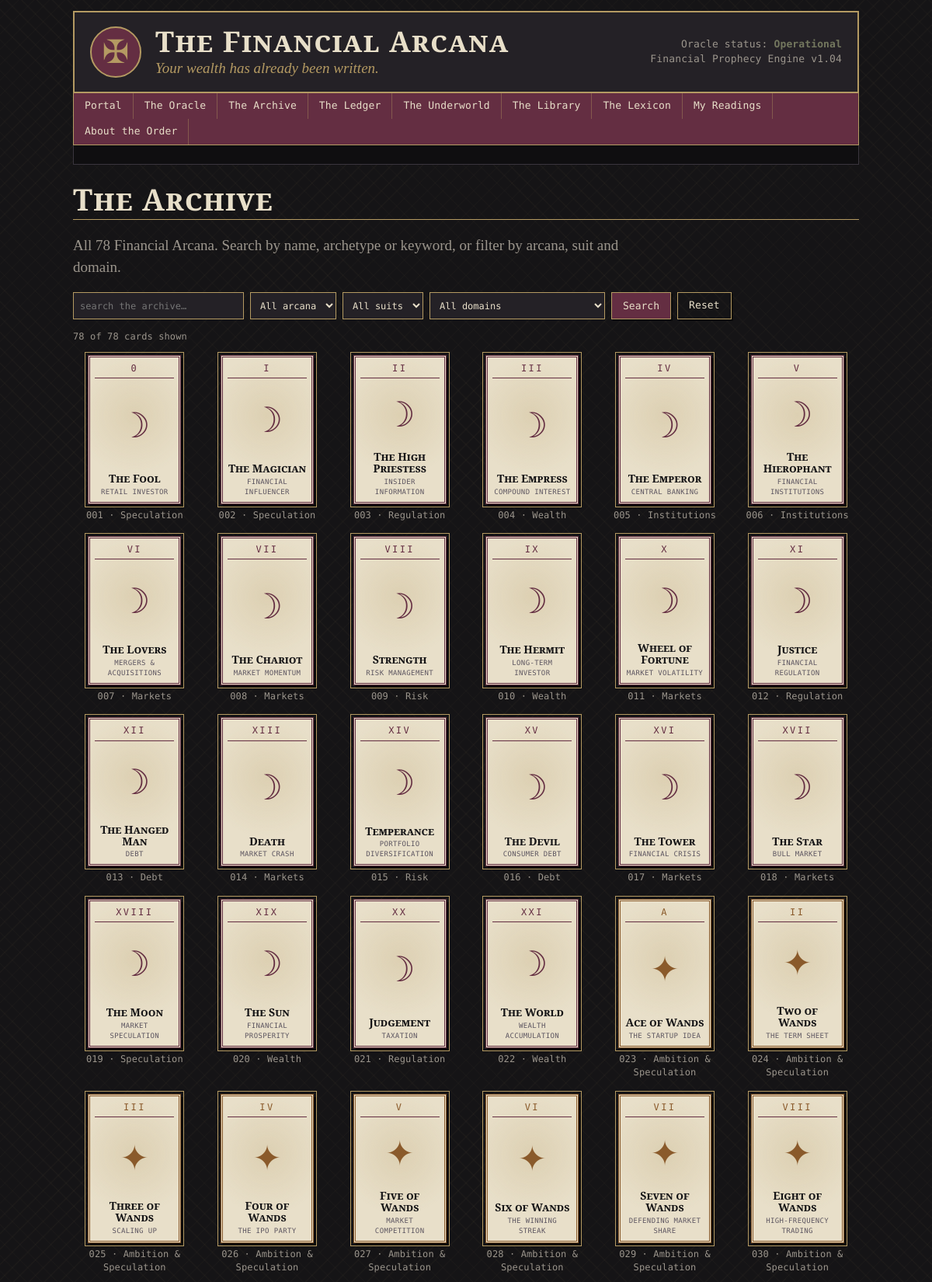
Page /archive (upper part) on the committed database.
### models.py (models this page shows, shortened)
class Card(db.Model):
    __tablename__ = "cards"
    card_id = db.Column(db.Integer, primary_key=True)
    name = db.Column(db.String(80), unique=True, nullable=False)
    arcana = db.Column(db.String(10), nullable=False)       # Major / Minor
    suit = db.Column(db.String(12))                          # NULL for Major
    number = db.Column(db.Integer, nullable=False)           # 0-21 major, 1-14 minor
    archetype = db.Column(db.String(120), nullable=False)
    traditional_meaning = db.Column(db.Text)
    upright_meaning = db.Column(db.Text)
    reversed_meaning = db.Column(db.Text)
    keywords = db.Column(db.Text)
    financial_domain = db.Column(db.String(60))
    image_path = db.Column(db.String(200))
    traditional_reversed = db.Column(db.Text)
    questions = db.Column(db.Text)                    # "questions to ask", one per line
    tarot_archetype = db.Column(db.String(120))
    symbolic_family = db.Column(db.String(80))
    symbolic_themes = db.Column(db.String(200))
    interpretations = db.relationship("Interpretation", back_populates="card",
                                      cascade="all, delete-orphan")
    metric_links = db.relationship("CardMetric", back_populates="card",
                                   cascade="all, delete-orphan")
    @property
    def code(self):
        return f"{self.card_id:03d}"
    @property
    def numeral(self):
        if self.arcana == "Major":
            return ROMAN[self.number]
        return RANK_LABELS.get(self.number, ROMAN[self.number])
    @property
    def symbol(self):
        return "☽" if self.arcana == "Major" else SUIT_SYMBOLS.get(self.suit, "✠")

### app.py (the view)
@app.route("/archive")
def archive():
    q = Card.query
    text = request.args.get("q", "").strip()
    arcana = request.args.get("arcana", "")
    suit = request.args.get("suit", "")
    domain = request.args.get("domain", "")
    if arcana in ("Major", "Minor"):
        q = q.filter(Card.arcana == arcana)
    if suit in SUITS:
        q = q.filter(Card.suit == suit)
    if domain:
        q = q.filter(Card.financial_domain == domain)
    if text:
        like = f"%{text}%"
        q = q.filter(db.or_(Card.name.ilike(like), Card.archetype.ilike(like),
                            Card.keywords.ilike(like)))
    cards = q.order_by(Card.card_id).all()
    domains = [d for (d,) in db.session.query(Card.financial_domain).distinct()
               .order_by(Card.financial_domain)]
    return render_template("archive.html", cards=cards, domains=domains, suits=SUITS,
                           f=dict(q=text, arcana=arcana, suit=suit, domain=domain))

### app.py (called while the page is built)
@app.before_request
def ensure_session():
    if "sid" not in session:
        session["sid"] = uuid.uuid4().hex
        session.permanent = True

@app.context_processor
def inject_globals():
    try:
        visitors = 481 + Reading.query.count()
    except Exception:
        visitors = 481
    return dict(visitor_count=f"{visitors:07,}", this_year=date.today().year)

### templates/archive.html (shortened to what this page needs)
{% extends "base.html" %}
{% from "_macros.html" import card_face %}
{% block content %}
<h2 class="page-title">The Archive</h2>
<p class="intro">All 78 Financial Arcana. Search by name, archetype or keyword, or filter by arcana, suit and domain.</p>
<form class="filters mono" method="get" action="{{ url_for('archive') }}" id="filter-form">
  <input type="search" name="q" value="{{ f.q }}" placeholder="search the archive…">
  <select name="arcana">
    <option value="">All arcana</option>
  </select>
  <select name="suit">
    <option value="">All suits</option>
  </select>
  <select name="domain">
    <option value="">All domains</option>
  </select>
  <button class="btn" type="submit">Search</button>
  <a class="btn ghost" href="{{ url_for('archive') }}">Reset</a>
</form>
<p class="mono dim small">{{ cards|length }} of 78 cards shown</p>
<div class="card-grid">
  {% for c in cards %}
  <a class="grid-card" href="{{ url_for('card_detail', card_id=c.card_id) }}">
    {{ card_face(c, small=True) }}
    <span class="mono dim small">{{ c.code }} · {{ c.financial_domain }}</span>
  </a>
  {% else %}
  <p>The archive has no record matching that query.</p>
  {% endfor %}
</div>
{% endblock %}

### templates/_macros.html (shortened to what this page needs)
{% macro card_face(card, orientation=None, small=False) %}
<div class="tarot {{ 'suit-' ~ (card.suit|lower if card.suit else 'major') }}{{ ' small' if small }}{{ ' is-reversed' if orientation == 'reversed' }}">
  <div class="tarot-top">{{ card.numeral }}</div>
  <div class="tarot-art">
    {% if card.image_path %}<img src="{{ url_for('static', filename=card.image_path) }}" alt="{{ card.name }}">
    {% else %}<span class="glyph">{{ card.symbol }}</span>{% endif %}
  </div>
  <div class="tarot-name">{{ card.name }}</div>
  <div class="tarot-sub">{{ card.archetype }}</div>
</div>
{% endmacro %}

### static/css/style.css (style rules this page uses)
:root { --black: #151416; --charcoal: #242126; --burgundy: #642E42; --gold: #B49A62; --cream: #E8DFC9; --olive: #73775E; --blue: #697C8C; --gray: #9B958C; --serif: "Cormorant Garamond", "EB Garamond", Georgia, serif; --mono: "DM Mono", "Courier New", monospace; }
* { box-sizing: border-box; }
html { background: var(--black); }
body { margin: 0; color: var(--cream); font-family: var(--serif); font-size: 19px; line-height: 1.45; background: repeating-linear-gradient(45deg, rgba(180,154,98,.045) 0 1px, transparent 1px 14px), repeating-linear-gradient(-45deg, rgba(180,154,98,.045) 0 1px, transparent 1px 14px), var(--black); }
a { color: var(--gold); text-decoration: underline; }
h1, h2, h3 { font-weight: 600; line-height: 1.15; }
.mono { font-family: var(--mono); font-size: 13px; letter-spacing: .01em; }
.dim { color: var(--gray); }
.small { font-size: 14px; }
.mono.small { font-size: 12px; }
.page-title { font-size: 2.4rem; margin: 0 0 .2em; font-variant: small-caps; letter-spacing: .03em; border-bottom: 1px solid var(--gold); padding-bottom: .1em; }
.intro { max-width: 720px; color: var(--gray); }
.btn { display: inline-block; font-family: var(--mono); font-size: 13px; cursor: pointer; text-decoration: none; background: var(--burgundy); color: var(--cream); border: 1px solid var(--gold); padding: 7px 14px; border-radius: 0; box-shadow: 2px 2px 0 rgba(0,0,0,.5); }
.btn.ghost { background: transparent; }
.tarot { width: 150px; aspect-ratio: 5 / 8; padding: 8px 8px 10px; text-align: center; display: flex; flex-direction: column; background: var(--cream); color: var(--black); border: 3px double var(--burgundy); outline: 1px solid var(--gold); outline-offset: 3px; box-shadow: 3px 4px 0 rgba(0,0,0,.55); background-image: radial-gradient(circle at 50% 40%, rgba(180,154,98,.22), transparent 62%); }
.tarot.small { width: 120px; padding: 6px; }
.tarot-top { font-family: var(--mono); font-size: 12px; letter-spacing: .2em; color: var(--burgundy); border-bottom: 1px solid var(--burgundy); padding-bottom: 3px; }
.tarot-art { flex: 1; display: grid; place-items: center; overflow: hidden; }
.tarot .glyph { font-size: 3.6rem; color: var(--burgundy); line-height: 1; }
.tarot.small .glyph { font-size: 2.8rem; }
.tarot-name { font-weight: 700; font-size: 1.02rem; line-height: 1.05; font-variant: small-caps; }
.tarot.small .tarot-name { font-size: .88rem; }
.tarot-sub { font-family: var(--mono); font-size: 9px; color: #5c5560; margin-top: 3px; text-transform: uppercase; letter-spacing: .04em; }
.tarot.suit-wands { border-color: #8a5a2b; }
.tarot.suit-wands .glyph, .tarot.suit-wands .tarot-top { color: #8a5a2b; }
.filters { display: flex; flex-wrap: wrap; gap: 8px; margin: 14px 0; }
.filters input, .filters select { background: var(--charcoal); color: var(--cream); border: 1px solid var(--gold); padding: 6px 8px; font-family: var(--mono); font-size: 12px; border-radius: 0; }
.filters input { min-width: 220px; }
.card-grid { display: grid; grid-template-columns: repeat(auto-fill, minmax(140px, 1fr)); gap: 18px 12px; margin: 14px 0; justify-items: center; }
.grid-card { text-decoration: none; display: flex; flex-direction: column; align-items: center; gap: 6px; text-align: center; }
.tarot { transition: transform .12s; }

### rows in the picture
Card: numeral "0", symbol "☽", name "The Fool", archetype "RETAIL INVESTOR", code "001", financial_domain "Speculation"
Card: numeral "I", symbol "☽", name "The Magician", archetype "FINANCIAL INFLUENCER", code "002", financial_domain "Speculation"
Card: numeral "II", symbol "☽", name "The High Priestess", archetype "INSIDER INFORMATION", code "003", financial_domain "Regulation"
Card: numeral "III", symbol "☽", name "The Empress", archetype "COMPOUND INTEREST", code "004", financial_domain "Wealth"
Card: numeral "IV", symbol "☽", name "The Emperor", archetype "CENTRAL BANKING", code "005", financial_domain "Institutions"
Card: numeral "V", symbol "☽", name "The Hierophant", archetype "FINANCIAL INSTITUTIONS", code "006", financial_domain "Institutions"
Card: numeral "VI", symbol "☽", name "The Lovers", archetype "MERGERS & ACQUISITIONS", code "007", financial_domain "Markets"
Card: numeral "VII", symbol "☽", name "The Chariot", archetype "MARKET MOMENTUM", code "008", financial_domain "Markets"
Card: numeral "VIII", symbol "☽", name "Strength", archetype "RISK MANAGEMENT", code "009", financial_domain "Risk"
Card: numeral "IX", symbol "☽", name "The Hermit", archetype "LONG-TERM INVESTOR", code "010", financial_domain "Wealth"
Card: numeral "X", symbol "☽", name "Wheel of Fortune", archetype "MARKET VOLATILITY", code "011", financial_domain "Markets"
Card: numeral "XI", symbol "☽", name "Justice", archetype "FINANCIAL REGULATION", code "012", financial_domain "Regulation"
Card: numeral "XII", symbol "☽", name "The Hanged Man", archetype "DEBT", code "013", financial_domain "Debt"
Card: numeral "XIII", symbol "☽", name "Death", archetype "MARKET CRASH", code "014", financial_domain "Markets"
Card: numeral "XIV", symbol "☽", name "Temperance", archetype "PORTFOLIO DIVERSIFICATION", code "015", financial_domain "Risk"
Card: numeral "XV", symbol "☽", name "The Devil", archetype "CONSUMER DEBT", code "016", financial_domain "Debt"
Card: numeral "XVI", symbol "☽", name "The Tower", archetype "FINANCIAL CRISIS", code "017", financial_domain "Markets"
Card: numeral "XVII", symbol "☽", name "The Star", archetype "BULL MARKET", code "018", financial_domain "Markets"
Card: numeral "XVIII", symbol "☽", name "The Moon", archetype "MARKET SPECULATION", code "019", financial_domain "Speculation"
Card: numeral "XIX", symbol "☽", name "The Sun", archetype "FINANCIAL PROSPERITY", code "020", financial_domain "Wealth"
Card: numeral "XX", symbol "☽", name "Judgement", archetype "TAXATION", code "021", financial_domain "Regulation"
Card: numeral "XXI", symbol "☽", name "The World", archetype "WEALTH ACCUMULATION", code "022", financial_domain "Wealth"
Card: numeral "A", symbol "✦", name "Ace of Wands", archetype "THE STARTUP IDEA", code "023", financial_domain "Ambition & Speculation"
Card: numeral "II", symbol "✦", name "Two of Wands", archetype "THE TERM SHEET", code "024", financial_domain "Ambition & Speculation"
Card: numeral "III", symbol "✦", name "Three of Wands", archetype "SCALING UP", code "025", financial_domain "Ambition & Speculation"
Card: numeral "IV", symbol "✦", name "Four of Wands", archetype "THE IPO PARTY", code "026", financial_domain "Ambition & Speculation"
Card: numeral "V", symbol "✦", name "Five of Wands", archetype "MARKET COMPETITION", code "027", financial_domain "Ambition & Speculation"
Card: numeral "VI", symbol "✦", name "Six of Wands", archetype "THE WINNING STREAK", code "028", financial_domain "Ambition & Speculation"
Card: numeral "VII", symbol "✦", name "Seven of Wands", archetype "DEFENDING MARKET SHARE", code "029", financial_domain "Ambition & Speculation"
Card: numeral "VIII", symbol "✦", name "Eight of Wands", archetype "HIGH-FREQUENCY TRADING", code "030", financial_domain "Ambition & Speculation"

### other values in the picture
{{ cards|length }} "78"
